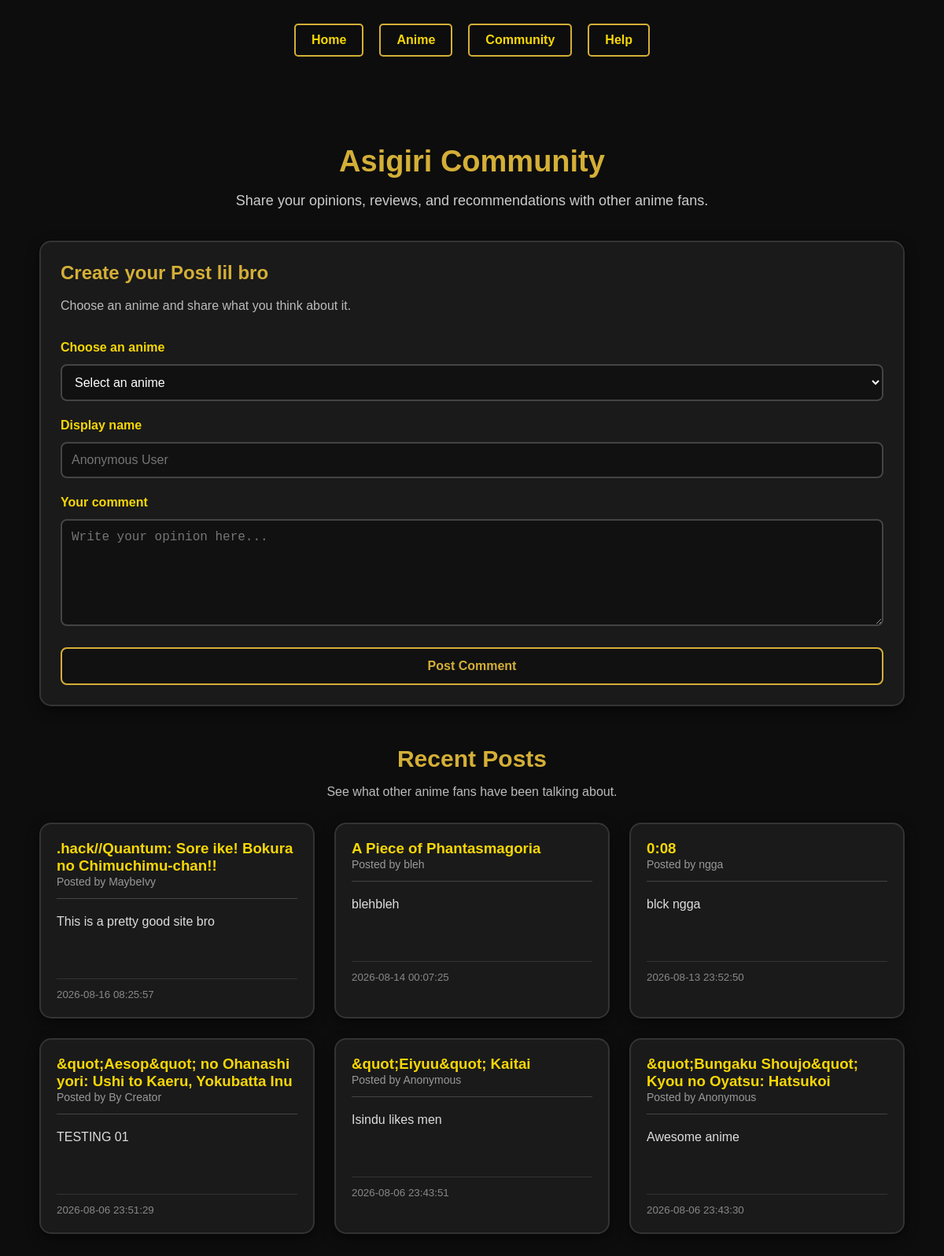
The app's page /community with its own data.
### tables this page shows
CREATE TABLE Community_Posts (
    post_id INTEGER PRIMARY KEY AUTOINCREMENT,
    anime_name TEXT NOT NULL,
    username TEXT NOT NULL,
    message TEXT NOT NULL,
    created_at DATETIME DEFAULT CURRENT_TIMESTAMP
);

### app.py (the view, shortened to what this page needs)
@app.route("/community", methods=["GET", "POST"])
def community():
    conn = sqlite3.connect("anime rating.db")
    conn.row_factory = sqlite3.Row
    cursor = conn.cursor()
    cursor.execute(
        """
        SELECT
            anime_name,
            username,
            message,
            created_at

        FROM Community_Posts

        ORDER BY created_at DESC

        LIMIT 100
        """
    )
    posts = cursor.fetchall()
    cursor.execute(
        """
        SELECT DISTINCT name

        FROM "Anime Ratings Table set"

        WHERE name IS NOT NULL

        ORDER BY name

        LIMIT 500
        """
    )
    anime_names = cursor.fetchall()
    conn.close()
    return render_template(
        "community.html",
        posts=posts,
        anime_names=anime_names,
    )

### templates/community.html (shortened to what this page needs)
<!DOCTYPE html>
<html lang="en">
<head>
    <link
        rel="stylesheet"
        href="{{ url_for('static', filename='style.css') }}"
    >
</head>
<body>
    <header>
        <nav>
            <a href="{{ url_for('home') }}">Home</a>
            <a href="{{ url_for('anime_page') }}">Anime</a>
            <a href="{{ url_for('community') }}">Community</a>
            <a href="{{ url_for('content') }}">Help</a>
        </nav>
    </header>
    <main class="community-page">
        <section class="community-intro">
            <h1>Asigiri Community</h1>
            <p>
                Share your opinions, reviews, and recommendations
                with other anime fans.
            </p>
        </section>
        <section class="community-form-section">
            <div class="community-card form-card">
                <h2>Create your Post lil bro</h2>
                <p class="community-description">
                    Choose an anime and share what you think about it.
                </p>
                <form
                    method="POST"
                    action="{{ url_for('community') }}"
                    class="community-form"
                >
                    <label for="anime_name">
                        Choose an anime
                    </label>
                    <select
                        id="anime_name"
                        name="anime_name"
                        required
                    >
                        <option value="">
                            Select an anime
                        </option>
                    </select>
                    <label for="username">
                        Display name
                    </label>
                    <input
                        type="text"
                        id="username"
                        name="username"
                        maxlength="30"
                        placeholder="Anonymous User"
                    >
                    <label for="message">
                        Your comment
                    </label>
                    <textarea
                        id="message"
                        name="message"
                        rows="6"
                        maxlength="1000"
                        placeholder="Write your opinion here..."
                        required
                    ></textarea>
                    <button
                        type="submit"
                        class="post-button"
                    >
                        Post Comment
                    </button>
                </form>
            </div>
        </section>
        <section class="community-posts">
            <div class="community-posts-heading">
                <h2>Recent Posts</h2>
                <p>
                    See what other anime fans have been talking about.
                </p>
            </div>
            <div class="community-post-grid">
                {% if posts %}
                    {% for post in posts %}
                        <article class="community-post">
                            <div class="post-heading">
                                <div>
                                    <h3>
                                        {{ post['anime_name'] }}
                                    </h3>
                                    <span class="post-user">
                                        Posted by {{ post['username'] }}
                                    </span>
                                </div>
                            </div>
                            <div class="post-message">
                                <p>
                                    {{ post['message'] }}
                                </p>
                            </div>
                            <div class="post-footer">
                                <small>
                                    {{ post['created_at'] }}
                                </small>
                            </div>
                        </article>
                    {% endfor %}
                {% endif %}
            </div>
        </section>
    </main>
</body>
</html>

### static/style.css (style rules this page uses)
header { text-align: center; margin-top: 30px; margin-bottom: 40px; }
nav { display: flex; justify-content: center; gap: 20px; margin-top: 20px; }
nav a { text-decoration: none; color: #f7d705; font-weight: bold; padding: 10px 20px; border: 2px solid #d4af37; border-radius: 5px; transition: all 0.3s ease; }
body { margin: 0; font-family: Arial, Helvetica, sans-serif; background: #0d0d0d; color: white; }
.community-page { max-width: 1100px; margin: 0 auto; padding: 40px; }
.community-intro { text-align: center; margin-bottom: 40px; }
.community-intro h1 { color: #d4af37; font-size: 38px; margin-bottom: 10px; }
.community-intro p { color: #cccccc; font-size: 18px; }
.community-card { background: #1a1a1a; border: 2px solid #333333; border-radius: 15px; padding: 25px; box-shadow: 0 5px 15px rgba(0, 0, 0, 0.5); transition: all 0.3s ease; }
.community-form-section { margin-bottom: 50px; }
.form-card h2 { color: #d4af37; margin-top: 0; }
.community-description { color: #bbbbbb; margin-bottom: 25px; }
.community-form { display: flex; flex-direction: column; gap: 12px; }
.community-form label { color: #f7d705; font-weight: bold; margin-top: 10px; }
.community-form input, .community-form select, .community-form textarea { background: #111111; color: white; border: 2px solid #444444; border-radius: 8px; padding: 12px; font-size: 16px; outline: none; transition: all 0.3s ease; }
.community-form textarea { resize: vertical; }
.post-button { margin-top: 15px; padding: 13px 25px; background: #111111; color: #d4af37; border: 2px solid #d4af37; border-radius: 8px; font-size: 16px; font-weight: bold; cursor: pointer; transition: all 0.3s ease; }
.community-posts-heading { text-align: center; margin-bottom: 30px; }
.community-posts-heading h2 { color: #d4af37; font-size: 30px; margin-bottom: 8px; }
.community-posts-heading p { color: #bbbbbb; }
.community-post-grid { display: grid; grid-template-columns: repeat(auto-fit, minmax(300px, 1fr)); gap: 25px; }
.community-post { background: #1a1a1a; border: 2px solid #333333; border-radius: 15px; padding: 20px; box-shadow: 0 5px 15px rgba(0, 0, 0, 0.5); transition: all 0.3s ease; }
.post-heading { border-bottom: 1px solid #444444; padding-bottom: 12px; margin-bottom: 15px; }
.post-heading h3 { margin: 0; color: #f7d705; }
.post-user { color: #999999; font-size: 14px; }
.post-message { min-height: 70px; }
.post-message p { color: #dddddd; line-height: 1.6; }
.post-footer { border-top: 1px solid #333333; margin-top: 15px; padding-top: 10px; }
.post-footer small { color: #888888; }

### records on screen
Community_Posts: anime_name ".hack//Quantum: Sore ike! Bokura no Chimuchimu-chan!!", username "MaybeIvy", message "This is a pretty good site bro", created_at "2026-08-16 08:25:57"
Community_Posts: anime_name "A Piece of Phantasmagoria", username "bleh", message "blehbleh", created_at "2026-08-14 00:07:25"
Community_Posts: anime_name "0:08", username "ngga", message "blck ngga", created_at "2026-08-13 23:52:50"
Community_Posts: anime_name "&quot;Aesop&quot; no Ohanashi yori: Ushi to Kaeru, Yokubatta Inu", username "By Creator", message "TESTING 01", created_at "2026-08-06 23:51:29"
Community_Posts: anime_name "&quot;Eiyuu&quot; Kaitai", username "Anonymous", message "Isindu likes men", created_at "2026-08-06 23:43:51"
Community_Posts: anime_name "&quot;Bungaku Shoujo&quot; Kyou no Oyatsu: Hatsukoi", username "Anonymous", message "Awesome anime", created_at "2026-08-06 23:43:30"
